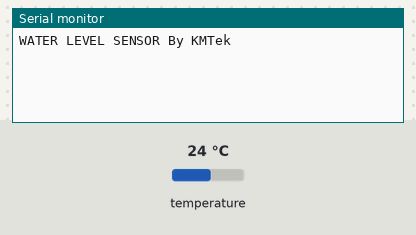
Bench run of a sketch on a simulated ESP32. Parts: the last lines printed to the serial monitor. The test bench sets the inputs (shaded band); at power-on: temperature 24 °C.

Above: at 4.7 s.
4.8 s: temperature set to 12 °C
At 6.2 s:
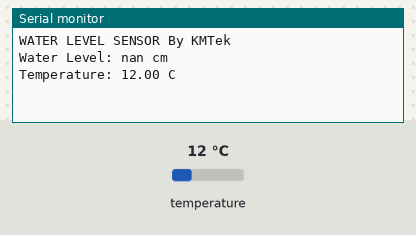
6.7 s: temperature set to 19 °C
At 10.0 s:
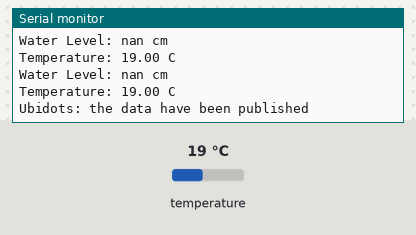

Measured:
- after the input at 4.8 s, the serial monitor: prints a new line after 0.48 s (image 1)
- after the input at 6.7 s, the serial monitor: prints a new line after 0.35 s (image 2)

The sketch:

AWL.ino
```cpp
#include <Arduino.h>
#include <DallasTemperature.h>
#include <UbidotsEsp32Mqtt.h>

//Temperature Sensor
#define DS18B20_PIN 32
#define TEMPERATURE_SAMPLE_MILLIS 1000

OneWire oneWire(DS18B20_PIN);
DallasTemperature TemperatureSensor(&oneWire);

float temperature_value = 0.0f;
unsigned long temperature_timer = 0;

//Water Level Sensor
#define RS485_PIN_RX 16
#define RS485_PIN_TX 17
#define RS485_PIN_DE
#define RS485_SERIAL Serial2
#define RS485_RECEIVE LOW
#define RS485_TRANSMIT HIGH
#define WATERLEVEL_SAMPLE_MILLIS 1000

unsigned long waterlevel_timer = 0;
float waterlevel_value = 0.0f;
char *pTmp = NULL;

//Output
#define OUTPUT_MILLIS 1000
unsigned long output_timer = 0;

//Connectivity
#define WIFI_SSID "YOUR SSID"
#define WIFI_PASS "YOUR PASSWORD"

//Ubidots
#define PUBLISH_MILLIS 5000
const char *UBIDOTS_TOKEN = "UBIDOTS TOKEN";
const char *DEVICE_LABEL = "mappi32-waterlevel";
const char *TEMPERATURE_LABEL = "temperature";
const char *WATERLEVEL_LABEL = "water-level";
unsigned long ubidots_timer = 0;

Ubidots ubidots(UBIDOTS_TOKEN);

void ubidots_callback(char *topic, byte *payload, unsigned int length) {
  Serial.print("Message arrived [");
  Serial.print(topic);
  Serial.print("] ");
  for(int i = 0; i < length; i++) {
    Serial.write((char)payload[i]);
  }

  Serial.println();

  return;
}

char* WaterLevelSensor_Read() {
  if(RS485_SERIAL.available()) {
    static unsigned char i;
    static bool startRead;
    static char buffer[4];

    char c = RS485_SERIAL.read();
    if(c == 0xFF) startRead = true;


    if(startRead == true) {
      buffer[i] = c;
      i++;
    }

    if(i >= 4) {
      i = 0;
      startRead = false;

      return buffer;
    }
  }

  return NULL;
}

unsigned char WaterLevelSensor_Process(char* buffer, float* output) {
  unsigned int sum = (buffer[0] + buffer[1] + buffer[2]) & 0x00FF;

  if(sum == buffer[3]) {
    *output = (float)((buffer[1] * 256) + buffer[2]);
    if(*output >= 220) {
      *output /= 10;

      return 1;
    } else *output = 0;
  }

  return 0;
}

unsigned int WaterLevelSensor_Sum(float input, float *output) {
  static float tmp;
  static unsigned int count;
  unsigned int tmpCount = count;

  if(output != NULL) {
    *output = tmp;
    tmp = 0.0f;
    count = 0;
  } else {
    tmp += input;
    count++;
  }

  return tmpCount;
}

void setup() {
  // put your setup code here, to run once:
  Serial.begin(115200);
  Serial2.begin(9600);

  TemperatureSensor.begin();

  Serial.println("WATER LEVEL SENSOR By KMTek");

  ubidots.connectToWifi(WIFI_SSID, WIFI_PASS);
  ubidots.setCallback(ubidots_callback);
  ubidots.setup();
  ubidots.reconnect();

  delay(2000);

  temperature_timer = millis();
  output_timer = millis();
  ubidots_timer = millis();
}

void loop() {
  // put your main code here, to run repeatedly:
  char *pWaterLevelSensorOutput = WaterLevelSensor_Read();

  if(pWaterLevelSensorOutput != NULL) {
    float temp;
    if(WaterLevelSensor_Process(pWaterLevelSensorOutput, &temp)) {
      WaterLevelSensor_Sum(temp, NULL);
    }
  }

  if(millis() - temperature_timer >= TEMPERATURE_SAMPLE_MILLIS) {
    TemperatureSensor.requestTemperatures();
    temperature_value = TemperatureSensor.getTempCByIndex(0);

    temperature_timer = millis();
  }

  if(millis() - output_timer >= OUTPUT_MILLIS) {
    unsigned int count = WaterLevelSensor_Sum(0, &waterlevel_value);

    waterlevel_value /= count;

    Serial.print("Water Level: ");
    Serial.print(waterlevel_value);
    Serial.println(" cm");

    Serial.print("Temperature: ");
    Serial.print(temperature_value);
    Serial.println(" C");

    output_timer = millis();
  }

  if(!ubidots.connected()) ubidots.reconnect();

  if(millis() - ubidots_timer > PUBLISH_MILLIS) {
    ubidots.add(TEMPERATURE_LABEL, temperature_value);
    ubidots.add(WATERLEVEL_LABEL, waterlevel_value);
    ubidots.publish(DEVICE_LABEL);

    Serial.println("Ubidots: the data have been published");

    ubidots_timer = millis();
  }
}
```
